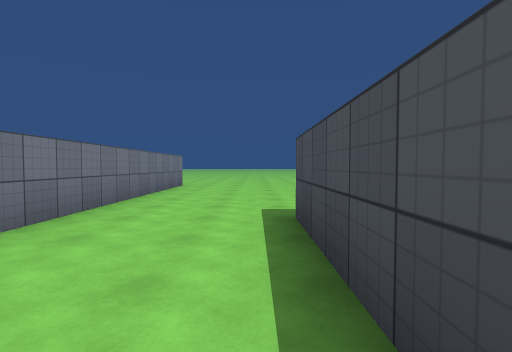
[1] (above)

13 first-person views from a walk through a 3-D level made in the Unity game engine. The camera is 1.3 m above the floor, tilts 2° down and sees 85° across. The floor is counted in squares, 2 m on a side. Each view is taken from the middle of a square. On the plan, view 1 faces up. The plan holds only what a view shows up to about 9 squares ahead; the rest is blank. The place goes on beyond the plan. Surface patterns are stand-ins for the level's own textures.

[2]
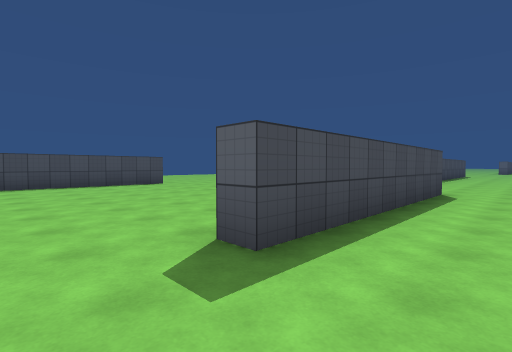

[3]
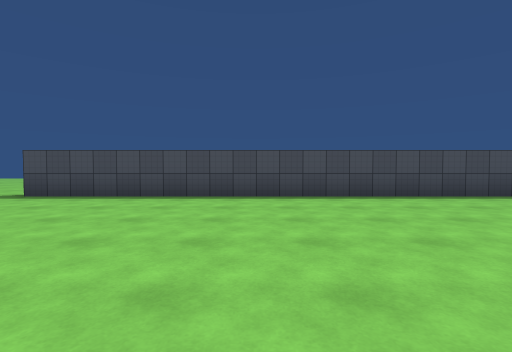

[4]
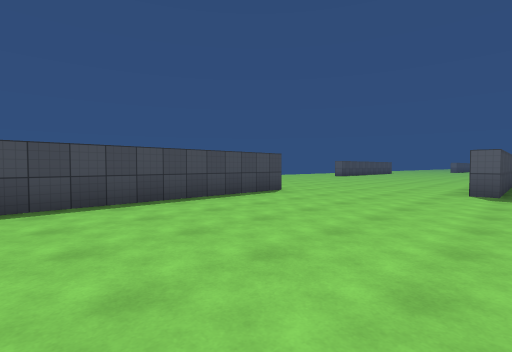

[5]
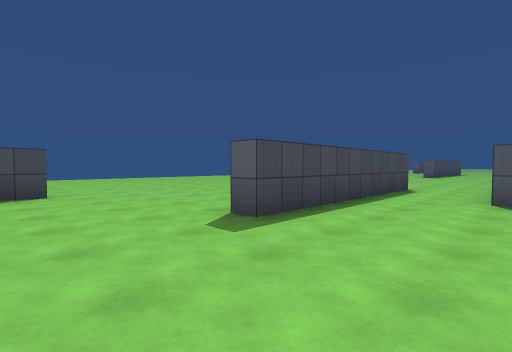

[6]
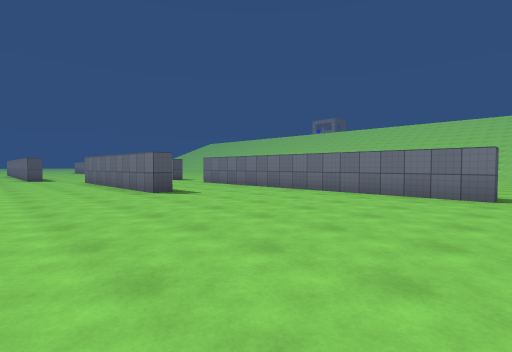

[7]
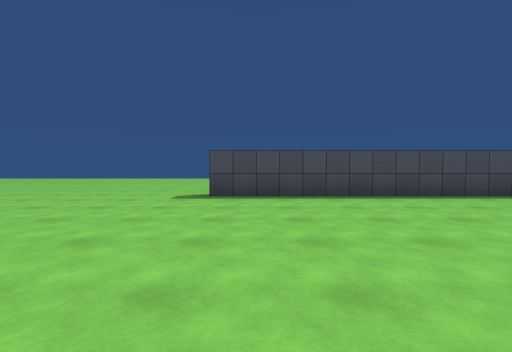

[8]
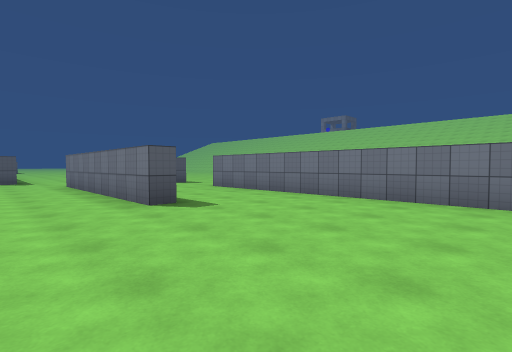

[9]
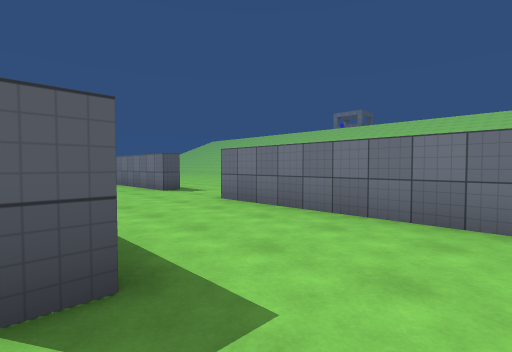

[10]
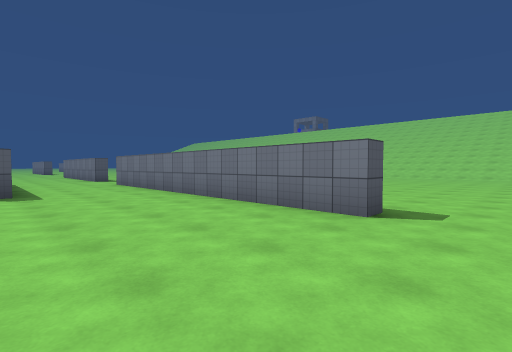

[11]
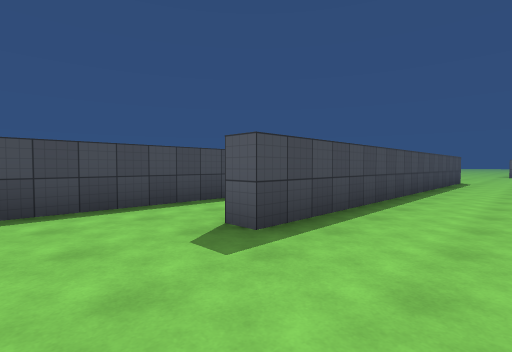

[12]
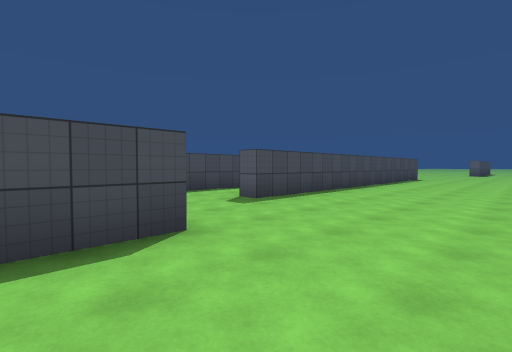

[13]
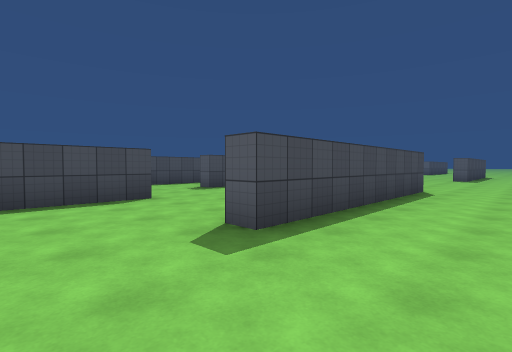

### Floor plan
Points are (right, up) in squares from view 1. A wall is a line through its corners. A room is listed if a view was taken in it or the views show most of it. See-through windows are left out.
Room 1 (views 1, 2, 3, 4, 5, 6, 7, 8, 9, 10, 12)
walls: (0.5, -2.6) (0.5, 3.5) (1, 3.5) (1, -2.5); (9, -0.1) (9, 11); (-2.5, -2) (-2.5, -4.2); (-3.1, 9.5) (-2.5, 9.5) (-2.5, 0.5); (2, -5) (2.5, -5); (4.5, -7.5) (4.5, -1.5) (5, -1.5)
ways out: opening at (-3, 10.5) to room 2; opening at (-0.3, -2.6) to room 2; opening at (3.5, -6.5); opening at (7, -1); gap at (9, 11)
Room 2 (views 11, 13)
walls: (-3, -8) (-3, -2) (-2.5, -2); (2, -13.8) (2, -5)
ways out: opening at (-3, 10.5) to room 1; opening at (-0.3, -2.6) to room 1

Positions as (right, up) in squares from view 1, and headings:
1: (0, 0), facing up
2: (-1, 5), facing down-right
3: (3, 6), facing right
4: (4, 6), facing down-right
5: (2, 1), facing down-right
6: (4, 10), facing down-left
7: (3, 10), facing right
8: (3, 8), facing down-left
9: (1, 5), facing down-left
10: (1, 11), facing down-left
11: (0, -3), facing down-right
12: (-2, -1), facing down-right
13: (-5, 0), facing down-right
